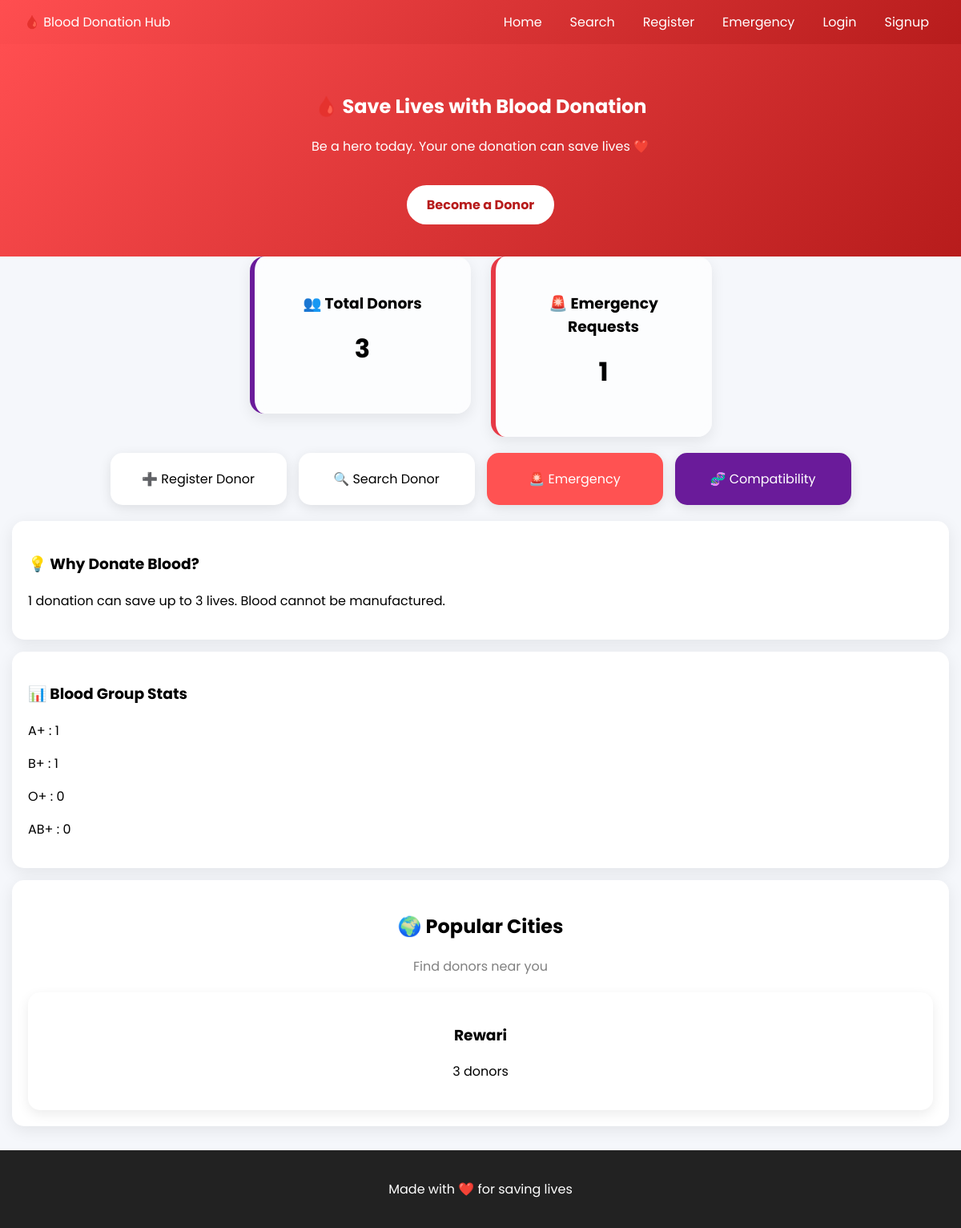
Before: / with the older database file.
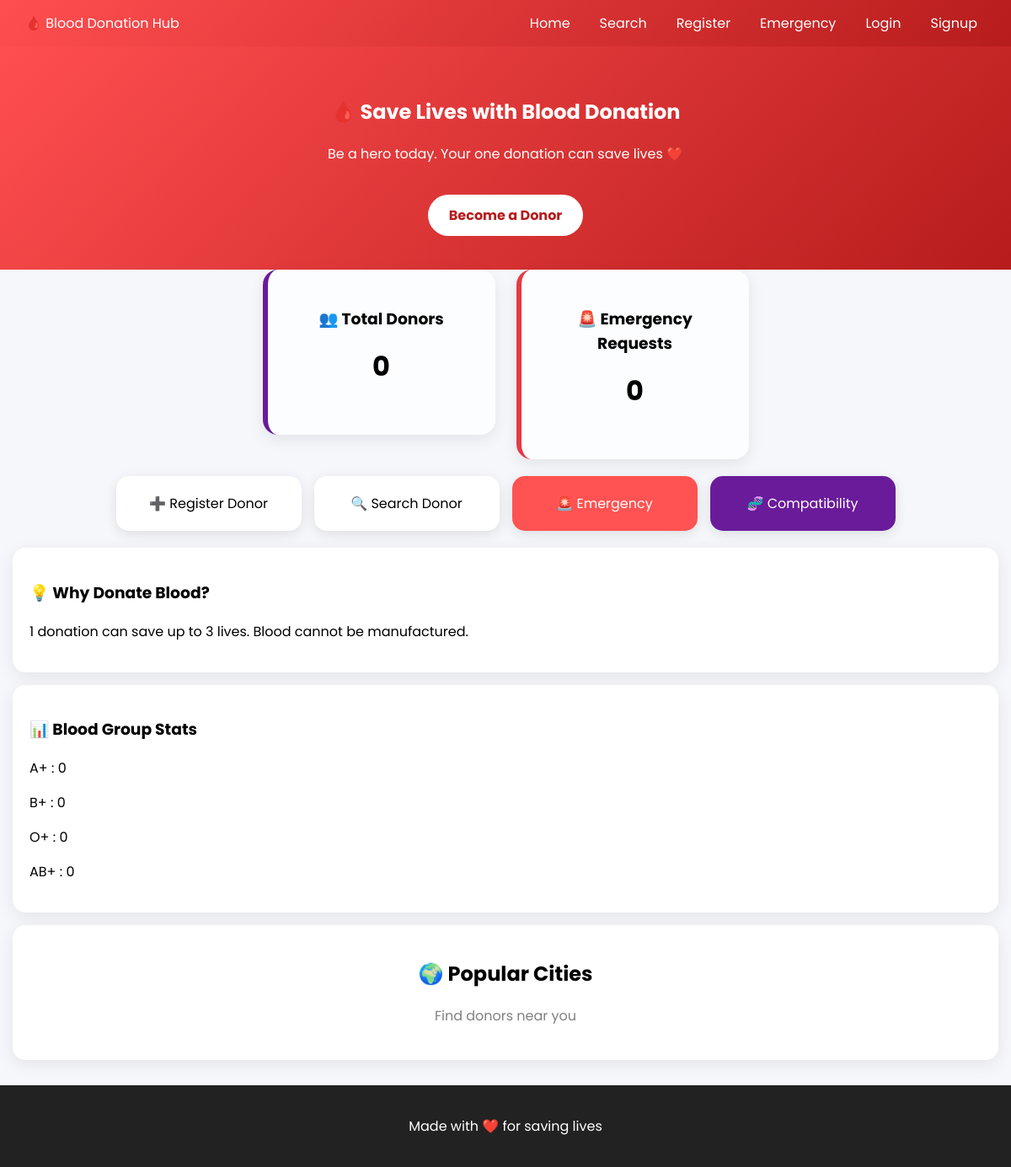
After: the same page with the newer database file.
### tables this page shows
CREATE TABLE donors(
        id INTEGER PRIMARY KEY AUTOINCREMENT,
        name TEXT,
        age INTEGER,
        blood_group TEXT,
        contact TEXT,
        city TEXT
    );

### app.py (the view)
    @app.route("/")
    def home():
        donors_count = g.db.execute("SELECT COUNT(*) FROM donors").fetchone()[0]
        req_count = g.db.execute("SELECT COUNT(*) FROM emergency_requests").fetchone()[0]
        ap_count = g.db.execute("SELECT COUNT(*) FROM donors WHERE blood_group='A+'").fetchone()[0]
        bp_count = g.db.execute("SELECT COUNT(*) FROM donors WHERE blood_group='B+'").fetchone()[0]
        op_count = g.db.execute("SELECT COUNT(*) FROM donors WHERE blood_group='O+'").fetchone()[0]
        abp_count = g.db.execute("SELECT COUNT(*) FROM donors WHERE blood_group='AB+'").fetchone()[0]
        city_data = g.db.execute("""
            SELECT city, COUNT(*) as total
            FROM donors
            GROUP BY city
            ORDER BY total DESC
        """).fetchall()
        return render_template("index.html",
            donors_count=donors_count,
            requests_count=req_count,
            ap_count=ap_count,
            bp_count=bp_count,
            op_count=op_count,
            abp_count=abp_count,
            cities=city_data
        )

### app.py (called while the page is built)
def get_db():
    conn = sqlite3.connect(DB_PATH)
    conn.row_factory = sqlite3.Row
    return conn

### templates/index.html
{% extends "base.html" %}
{% block content %}
<section class="hero">
    <h1>🩸 Save Lives with Blood Donation</h1>
    <p>Be a hero today. Your one donation can save lives ❤️</p>
    <a href="{{ url_for('register_donor') }}" class="hero-btn">
        Become a Donor
    </a>
</section>
<section class="stats">
    <a href="{{ url_for('donors_list') }}" class="card-link">
        <div class="stat-card donors">
            <h3>👥 Total Donors</h3>
            <p class="big">{{ donors_count }}</p>
        </div>
    </a>
    <a href="{{ url_for('emergency_request') }}" class="card-link">
        <div class="stat-card emergency">
            <h3>🚨 Emergency Requests</h3>
            <p class="big">{{ requests_count }}</p>
        </div>
    </a>
</section>
<section class="grid">
    <a class="action-card" href="{{ url_for('register_donor') }}">
        ➕ Register Donor
    </a>
    <a class="action-card" href="{{ url_for('search_donors') }}">
        🔍 Search Donor
    </a>
    <a class="action-card danger" href="{{ url_for('emergency_request') }}">
        🚨 Emergency
    </a>
    <a class="action-card purple" href="{{ url_for('compatibility_checker') }}">
        🧬 Compatibility
    </a>
</section>
<section class="card">
    <h3>💡 Why Donate Blood?</h3>
    <p>1 donation can save up to 3 lives. Blood cannot be manufactured.</p>
</section>
<section class="card">
    <h3>📊 Blood Group Stats</h3>
    <p>A+ : {{ ap_count }}</p>
    <p>B+ : {{ bp_count }}</p>
    <p>O+ : {{ op_count }}</p>
    <p>AB+ : {{ abp_count }}</p>
</section>
<section class="card">
    <h2 style="text-align:center;">🌍 Popular Cities</h2>
    <p style="text-align:center; color:gray;">Find donors near you</p>
    <div class="city-grid">
        {% for city in cities %}
        <div class="city-card">
            <h3>{{ city["city"] }}</h3>
            <p>{{ city["total"] }} donors</p>
        </div>
        {% endfor %}
    </div>
</section>
{% endblock %}

Changed rows visible on the page:
removed donors: city "Rewari", total "3"
Other visible differences:
{{ donors_count }}: "3" → "0"
{{ requests_count }}: "1" → "0"
{{ ap_count }}: "1" → "0"
{{ bp_count }}: "1" → "0"
